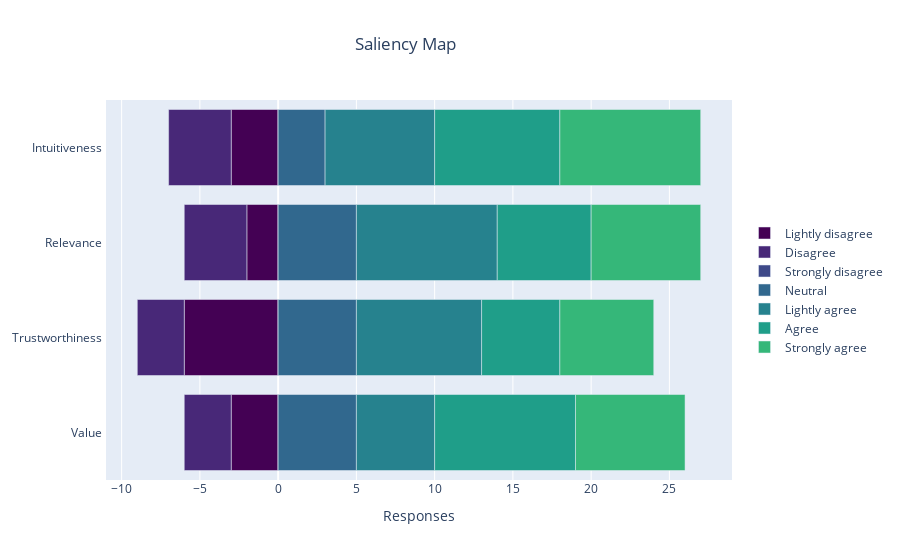

Write notebook code for a chart like this one.
### Code cell
labels = ["Intuitiveness ","Relevance ","Trustworthiness ","Value "]

def stackedBarChartDF(sub_df,title,labels):
    #throw out non-numeric data
    numerics = ['int16', 'int32', 'int64', 'float16', 'float32', 'float64']
    int_df = sub_df.select_dtypes(include=numerics)
    data = int_df.values

    #get the occurences in the respective column
    understandability = Counter(data[:,0])
    usability = Counter(data[:,1])
    value = Counter(data[:,2])
    informativeness = Counter(data[:,3])

    fig = go.Figure()
    #throw the arrays together for iterating over them
    eval_arr = [understandability,value,informativeness,usability]
    category_order = ["Strongly disagree","Disagree","Lightly disagree","Neutral","Lightly agree","Agree","Strongly agree"]
    num_order = [0,1,2,3,4,5,6]
    palette = cycle(plotly.colors.sequential.Viridis)
    centerpoint = [x[3]/2 for x in eval_arr]

    #iterate reversed so we get right ordering of answers
    for num in reversed(num_order[0:3]):
        #xvals are number of responses eg. strongly disagree
        xvals = [understandability[num],value[num],informativeness[num],usability[num]]
        yvals = ["Intuitiveness ","Relevance ","Trustworthiness ","Value "]
        # #if we are at the centerpoint add an offset
        # if (num == 3):
        #     offset = centerpoint
        # else:
        #     offset = [0,0,0,0]
        print([(x*-1)-centerpoint[ind] for ind,x in enumerate(xvals)])
        fig.add_trace(
            go.Bar(
                #-centerpoint[ind]
                x=[(x*-1) for ind,x in enumerate(xvals)],
                y=yvals,
                orientation='h',
                name=category_order[num],
                customdata=xvals,
                hovertemplate = "%{y}: %{customdata}",
                width=0.8,
                marker_color=next(palette)
                    ))
    #regular forward iteration, now xvalues start from zero
    for num in num_order[3:]:
        xvals = [understandability[num],value[num],informativeness[num],usability[num]]
        yvals = ["Intuitiveness ","Relevance ","Trustworthiness ","Value "]
        fig.add_trace(
            go.Bar(
                #
                x=xvals,
                y=yvals,
                orientation='h',
                name=category_order[num],
                customdata=xvals,
                hovertemplate = "%{y}: %{customdata}",
                width=0.8,
                marker_color=next(palette)
                        ))

    fig.update_layout(barmode='relative', 
                    yaxis_autorange='reversed',
                    bargap=0.01,
                    legend_y=0.5,
                    title = title,
                    title_x = 0.45,
                    xaxis = dict(
                        tick0 = 0
                    ),
                    xaxis_title="Responses"
    )
    fig.show()

#boxPlotDF(trust_df,"Trust Based Methods")
stackedBarChartDF(saliency_df,"Saliency Map",labels)
plt.savefig("StackedBarChart")

#function to get most relevant statistical measures for single column
def descriptiveStatistics(column):
    print(df[column].describe())

#descriptiveStatistics("user_profiling_useOfDP")

### Figure 1 — Plotly figure (JSON) as saved in the notebook; plotly's stock layout.template omitted (floating-point values rounded to 4 significant figures)
{"data": [{"customdata": [3, 2, 6, 3], "hovertemplate": "%{y}: %{customdata}", "marker": {"color": "#440154"}, "name": "Lightly disagree", "orientation": "h", "type": "bar", "width": 0.8, "x": [-3, -2, -6, -3], "y": ["Intuitiveness ", "Relevance ", "Trustworthiness ", "Value "]}, {"customdata": [4, 4, 3, 3], "hovertemplate": "%{y}: %{customdata}", "marker": {"color": "#482878"}, "name": "Disagree", "orientation": "h", "type": "bar", "width": 0.8, "x": [-4, -4, -3, -3], "y": ["Intuitiveness ", "Relevance ", "Trustworthiness ", "Value "]}, {"customdata": [0, 0, 0, 0], "hovertemplate": "%{y}: %{customdata}", "marker": {"color": "#3e4989"}, "name": "Strongly disagree", "orientation": "h", "type": "bar", "width": 0.8, "x": [0, 0, 0, 0], "y": ["Intuitiveness ", "Relevance ", "Trustworthiness ", "Value "]}, {"customdata": [3, 5, 5, 5], "hovertemplate": "%{y}: %{customdata}", "marker": {"color": "#31688e"}, "name": "Neutral", "orientation": "h", "type": "bar", "width": 0.8, "x": [3, 5, 5, 5], "y": ["Intuitiveness ", "Relevance ", "Trustworthiness ", "Value "]}, {"customdata": [7, 9, 8, 5], "hovertemplate": "%{y}: %{customdata}", "marker": {"color": "#26828e"}, "name": "Lightly agree", "orientation": "h", "type": "bar", "width": 0.8, "x": [7, 9, 8, 5], "y": ["Intuitiveness ", "Relevance ", "Trustworthiness ", "Value "]}, {"customdata": [8, 6, 5, 9], "hovertemplate": "%{y}: %{customdata}", "marker": {"color": "#1f9e89"}, "name": "Agree", "orientation": "h", "type": "bar", "width": 0.8, "x": [8, 6, 5, 9], "y": ["Intuitiveness ", "Relevance ", "Trustworthiness ", "Value "]}, {"customdata": [9, 7, 6, 7], "hovertemplate": "%{y}: %{customdata}", "marker": {"color": "#35b779"}, "name": "Strongly agree", "orientation": "h", "type": "bar", "width": 0.8, "x": [9, 7, 6, 7], "y": ["Intuitiveness ", "Relevance ", "Trustworthiness ", "Value "]}], "layout": {"bargap": 0.01, "barmode": "relative", "legend": {"y": 0.5}, "title": {"text": "Saliency Map", "x": 0.45}, "xaxis": {"tick0": 0, "title": {"text": "Responses"}}, "yaxis": {"autorange": "reversed"}}}
